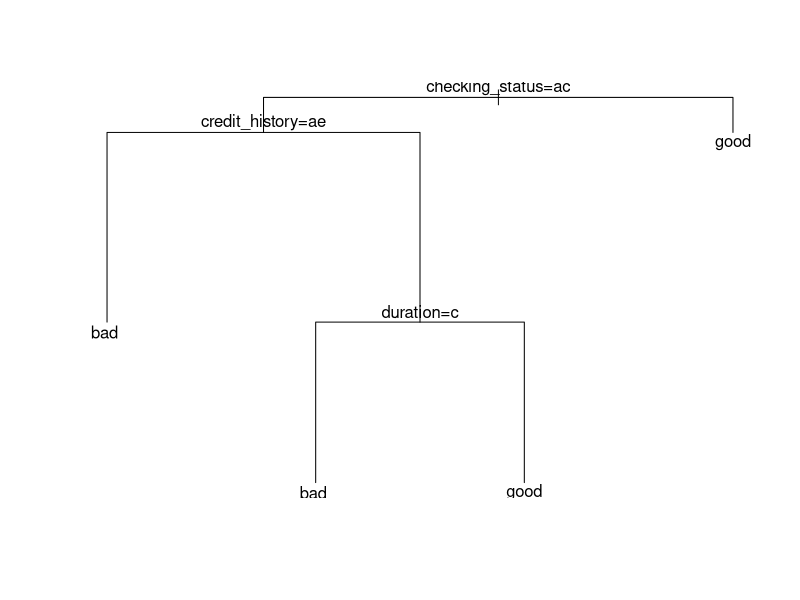

Write R code to recreate this figure.
library(readr)

#data_credit <- read_delim("data_credit.csv", ";", escape_double = FALSE, trim_ws = TRUE)
data_credit <- read_csv("data_credit.csv")
names(data_credit)[17]='quality_target'

######### arbre de decision ###############
library(rpart)
help("rpart")

## taux naturel d'erreur (TNE)
TNE= table(data_credit$quality_target)/nrow(data_credit) 

## Appliquer le modele de classification avec  Entropie
# Y (target) = quality_target
# split =  entropie (information)
# raprt.control = criteres
rpart_credit_entropie=rpart(quality_target~., data_credit, parms = list(split='information')
                            , control=list(maxdepth=3) , method ='class') 

## sommaire de modele
summary(rpart_credit_entropie) 

## affichier en graphique la presentation de modele
plot(rpart_credit_entropie)
text(rpart_credit_entropie)

##afficher les regles et presentation en terme de probabilite
rpart_credit_entropie 

A=subset(data_credit, checking_status %in% c("<0", "0<=X<200"))
B=subset(A, quality_target=="good")
C=subset(A, quality_target=="bad")
nrow(C)/nrow(A)
nrow(B)/nrow(A)

## predictability (good/bad) 
# 17 est variable cible - on utilise pas variable cible pour predire
y_prediction=predict(rpart_credit_entropie, data_credit[,-17])
y_prediction

nrow(y_prediction) == nrow(data_credit)

y_class=ifelse(data.frame(y_prediction)$good> 0.5, "good","bad")

# how many you predicted bad that are actually bad
# tableau croisee ppur en deduire le TMC
table(y_class, data_credit$quality_target)

# same in %
table(y_class, data_credit$quality_target)/nrow(data_credit)

A=table(y_class, data_credit$quality_target)/nrow(data_credit)
class(A)
A[c(2,3)]
TMC_entropie= sum(A[c(2,3)])

TNE[1]
TMC_entropie
